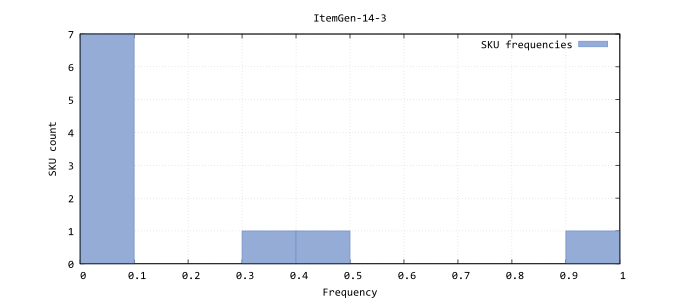

Generate this figure with gnuplot:
reset
# Output definition
set terminal pdfcairo enhanced size 7, 3 font "Consolas, 12"
set lmargin 13
set rmargin 13
# Parameters
set key right top Right
set grid
set style fill solid 0.75
# Line-Styles
set style line 1 linetype 1 linecolor rgb "#7090c8" linewidth 1
set output "ItemGen-14-3.pdf"
set title "ItemGen-14-3"
set xlabel "Frequency"
set ylabel "SKU count"
plot \
"ItemGen-14-3groups.dat" u 1:2 w boxes linestyle 1 t "SKU frequencies"
set title "ItemGen-14-3"
set xlabel "SKU"
set ylabel "frequency"
plot \
"ItemGen-14-3simple.dat" u 1:2 w steps linestyle 1 t "SKU frequencies"
set title "ItemGen-14-3"
set xlabel "SKU"
set ylabel "rel. cum. frequency"
plot \
"ItemGen-14-3cumulative.dat" u 1:2 w steps linestyle 1 t "cum. SKU frequencies"
set title "ItemGen-14-3"
set xlabel "SKU"
set ylabel "probability"
plot \
"ItemGen-14-3probability.dat" u 1:2 w steps linestyle 1 t "SKU probabilities"
set title "ItemGen-14-3"
set xlabel "SKU"
set ylabel "size"
plot \
"ItemGen-14-3weights.dat" u 1:2 w steps linestyle 1 t "SKU size"
set title "ItemGen-14-3"
set xlabel "SKU"
set ylabel "units"
plot \
"ItemGen-14-3bundlesizes.dat" u 1:2 w steps linestyle 1 t "SKU replenishment order size"
reset
exit
